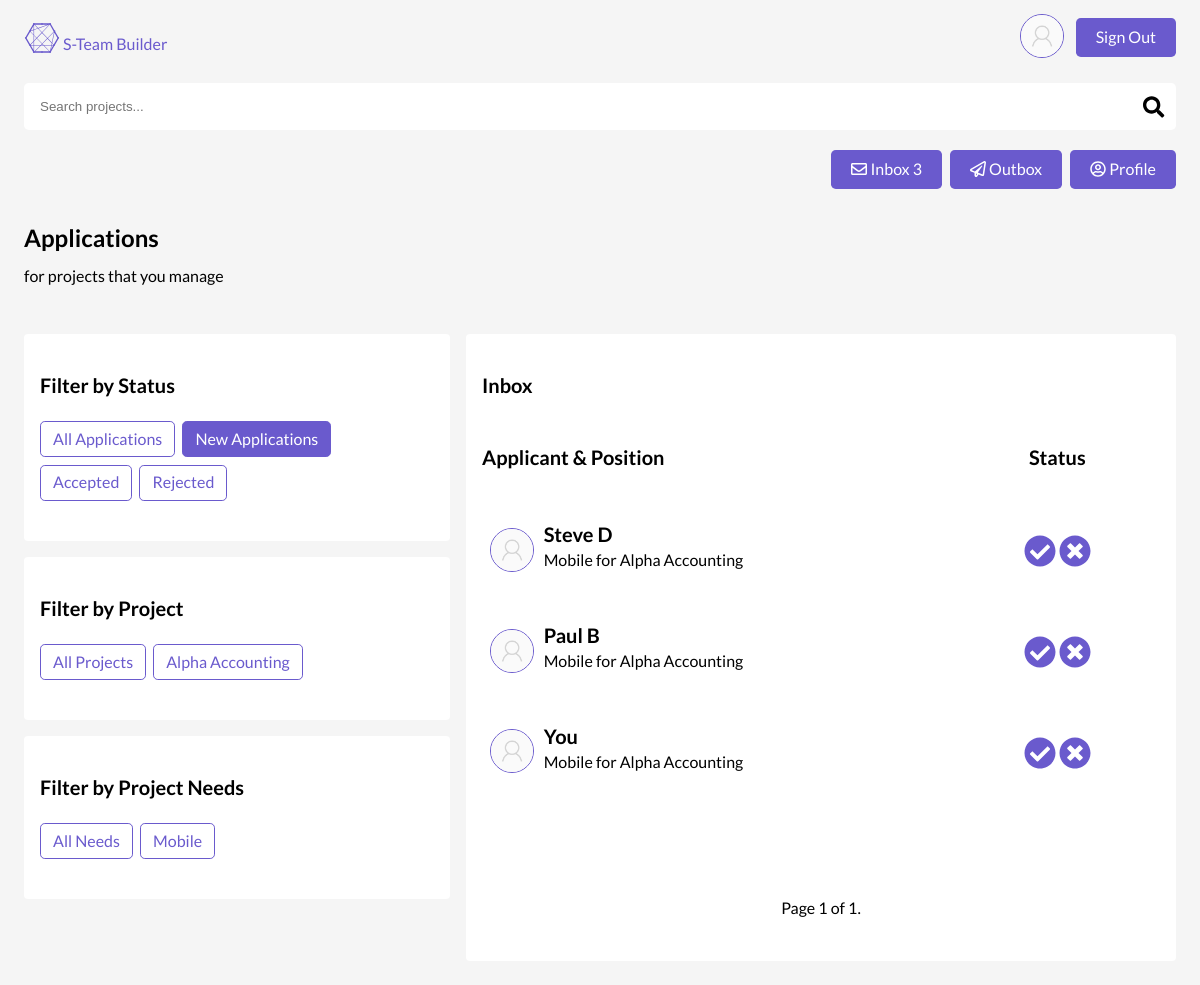
Page /projects/applications/inbox/status/u/ (signed in) on the committed database.
### accounts/models.py (models this page shows, shortened)
class User(AbstractBaseUser):
    email = models.EmailField(
        verbose_name='email address',
        max_length=255,
        unique=True,
    )
    first_name = models.CharField(max_length=255)
    last_name = models.CharField(max_length=255)
    about = models.TextField(max_length=2500)
    avatar = models.ImageField(
        default="default_avatars/blank.png",
        upload_to="avatars"
    )
    skills = models.ManyToManyField(
        "Skill", related_name="users")  # on delete issues?
    is_active = models.BooleanField(default=False)
    is_admin = models.BooleanField(default=False)
    objects = UserManager()
    USERNAME_FIELD = 'email'
    REQUIRED_FIELDS = ['first_name', ]

### projects/models.py (models this page shows, shortened)
class Project(models.Model):
    STATUS = [
        ('A', 'Open'),
        ('B', 'Closed'),
        ('C', 'Complete'),
    ]
    owner = models.ForeignKey(
        settings.AUTH_USER_MODEL,
        on_delete=models.PROTECT,
        related_name="projects"
    )
    title = models.CharField(max_length=255, unique=True)
    description = models.TextField(max_length=2000)
    time_estimate = models.IntegerField()
    applicant_requirements = models.TextField(max_length=2000)
    status = models.CharField(max_length=1, choices=STATUS)
    created = models.DateTimeField(auto_now_add=True)
    slug = models.SlugField(blank=True)
    class Meta:
        ordering = ['-created']
    def __str__(self):
        return self.title

class Position(models.Model):
    STATUS = (
        ('E', 'Empty'),
        ('F', 'Filled')
    )
    project = models.ForeignKey(Project, on_delete=models.CASCADE)
    title = models.CharField(max_length=255)
    description = models.TextField(max_length=2000)
    skills = models.ManyToManyField('accounts.Skill', related_name="positions")
    status = models.CharField(max_length=1, choices=STATUS)
    time_estimate = models.IntegerField()
    slug = models.SlugField(editable=False, blank=True)
    created = models.DateTimeField(auto_now_add=True)
    class Meta:
        ordering = ['-created']
    def __str__(self):
        return self.title

class Application(models.Model):
    STATUS = (
        ('A', 'Accepted'),
        ('R', 'Declined'),
        ('U', 'Undecided')
    )
    user = models.ForeignKey(
        settings.AUTH_USER_MODEL,
        on_delete=models.CASCADE,
        related_name="applications"
    )
    position = models.ForeignKey(
        'Position',
        on_delete=models.CASCADE,
        related_name="applications"
    )
    status = models.CharField(max_length=1, choices=STATUS)
    unread = models.NullBooleanField(blank=True, null=True)
    created = models.DateTimeField(auto_now_add=True) #auto_now_add=True
    class Meta:
        unique_together = ['user', 'position']
        ordering = ['-created']

### projects/views.py (the view)
# urls.py: path('applications/<box>/<category>/<q>/', views.ApplicationsList.as_view(), name='applications'),
class ApplicationsList(CustomLoginRequired, ListView):
    model = Application
    paginate_by = 5
    def get_queryset(self, *args, **kwargs):
        queryset = super().get_queryset(*args, **kwargs)
        queryset = queryset.filter(
            Q(position__project__owner=self.request.user) |
            Q(user=self.request.user)
        ).select_related(
            'position', 'user'
        ).distinct()
        box = self.kwargs['box']
        if box == 'inbox':
            queryset = queryset.filter(
                position__project__owner=self.request.user
            )
        elif box == 'outbox':
            queryset = queryset.filter(
                user=self.request.user
            )
        category = self.kwargs['category']
        q = self.kwargs['q']
        if q != 'all':
            if category == 'status':
                queryset = queryset.filter(
                    status__icontains=q
                )
            elif category == 'project':
                queryset = queryset.filter(
                    position__project__slug=q
                )
            elif category == 'need':
                queryset = queryset.filter(
                    position__slug=q
                )
        return queryset
    def get_context_data(self, **kwargs):
        context = super().get_context_data(**kwargs)
        context['searchform'] = SearchBarForm()
        context['q'] = self.kwargs['q']
        context['box'] = self.kwargs['box']
        context['inbox_count'] = self.get_queryset().filter(
            status='U',
            position__project__owner=self.request.user
        ).count()
        return context

### projects/forms.py
class SearchBarForm(forms.Form):
    q = forms.CharField(
        max_length=255,
        widget=forms.TextInput(
            attrs={
                'placeholder': 'Search projects...',
                'style': 'margin-bottom:0',
                'class': 'search-bar'
            },
        ))

### projects/templatetags/project_extras.py (called while the page is built)
@register.simple_tag(takes_context=True)
def select_distinct_projects(context):
    applications = context['object_list']
    projects = set()
    for application in applications:
        title = application.position.project.title
        projects.add(title)
    return list(projects)

@register.simple_tag(takes_context=True)
def select_distinct_positions(context):
    applications = context['object_list']
    positions = set()
    for application in applications:
        title = application.position.title
        positions.add(title)
    return list(positions)

### projects/views.py (called while the page is built, shortened)
    def dispatch(self, request, *args, **kwargs):
        if not request.user.is_authenticated:
            return self.handle_no_permission()
        apps = Application.objects.filter(
            user=request.user,
            unread=True,
        )
        return super().dispatch(request, *args, **kwargs)

### projects/templates/projects/application_list.html (shortened to what this page needs)
{% extends 'layout.html' %}
{% load static %}
{% load project_extras %}
{% block body %}
<div class="bounds">
  <div class="top-button-container">
    <a class="bubble-dark" {% if box == 'inbox' %}class="button selected-button" {% else %}class="button" {% endif %}
      href="{% url 'projects:applications' box='inbox' category='status' q='u' %}" id="inbox-button"><i
        class="far fa-envelope"></i> Inbox {% if inbox_count %}<span class="inbox-count"
        id="inbox-count">{{ inbox_count }}</span>{% endif %}</a>
    <a class="bubble-dark" {% if box == 'outbox' %}class="button selected-button" {% else %}class="button" {% endif %}
      href="{% url 'projects:applications' box='outbox' category='all' q='all' %}"><i class="far fa-paper-plane"></i>
      Outbox</a>
    <a class="bubble-dark" id="application-profile-button" href="{% url 'accounts:profile' pk=user.id %}"><i
        class="far fa-user-circle"></i> Profile</a>
  </div>
</div>
<div class="bounds">
    <h2 class="">Applications</h2>
    {% if box == 'inbox' %}
    <p>for projects that you manage</p>
    {% else %}
    <p>for projects you've applied to</p>
    {% endif %}
</div>
<div class="bounds">
  <div class="desktop-wrapper">
    <div class="desktop-wrapper-left">
  <div class="card">
    <h4>Filter by Status</h4>
    <ul class="ul-list">
      <li class="bubble-outline {% if q == 'all' %}selected{% endif %}"><a
          href="{% url 'projects:applications' box=box category='status' q='all' %}">All Applications</a></li>
      <li class="bubble-outline {% if q == 'u' %}selected{% endif %}"><a
          href="{% url 'projects:applications' box=box category='status' q='u' %}" id="new-applications">New
          Applications</a></li>
      <li class="bubble-outline {% if q == 'a' %}selected{% endif %}"><a
          href="{% url 'projects:applications' box=box category='status' q='a' %}">Accepted</a></li>
      <li class="bubble-outline {% if q == 'r' %}selected{% endif %}"><a
          href="{% url 'projects:applications' box=box category='status' q='r' %}">Rejected</a></li>
    </ul>
  </div>
  <div class="card">
    <h4>Filter by Project</h4>
    <ul class="ul-list">
      <li class="bubble-outline {% if q == 'all' %}selected{% endif %}"><a
          href="{% url 'projects:applications' box=box category='project' q='all' %}">All Projects</a></li>
      {% if application_list %}
      {% select_distinct_projects as titles %}
      {% for title in titles %}
      <li class="bubble-outline {% if q == title|slugify %}selected{% endif %}"><a
          href="{% url 'projects:applications' box=box category='project' q=title|slugify %}">{{ title }}</a></li>
      {% endfor %}
      {% endif %}
    </ul>
  </div>
  <div class="card">
    <h4>Filter by Project Needs</h4>
    <ul class="ul-list">
      {% select_distinct_positions as titles %}
      <li class="bubble-outline {% if q == 'all' %}selected{% endif %}"><a
          href="{% url 'projects:applications' box=box category='all' q='all' %}">All Needs</a></li>
      {% for title in titles %}
      <li class="bubble-outline {% if q == title|slugify %}selected{% endif %}"><a
          href="{% url 'projects:applications' box=box category='need' q=title|slugify %}">{{ title }}</a></li>
      {% endfor %}
    </ul>
  </div>
</div>
<div class="desktop-wrapper-right">
{% if application_list %}
  <div class="card">
    <h4>{{ box|title }}</h4>
    <div class="headers-container">
      <h4 class="title">Applicant & Position</h4>
      <h4 class="status">Status</h4>
    </div>
    {% for application in application_list %}
    <div class="application-container" id="app-id-{{ application.id }}">
      <div class="application-pic">
        <a href="{% url 'accounts:profile' pk=user.id %}">
          <img src="{{ application.user.avatar.url }}" alt="avatar" class="avatar-small"
            href="{% url 'accounts:profile' pk=user.id %}">
        </a>
      </div>
      <div class="application-info">
        <h4>{% if user == application.user %}You{% else%}
          {{ application.user.first_name}} {{ application.user.last_name }}{% endif %}
        </h4>
        <p>{{ application.position }} for {{ application.position.project }}</p>
      </div>
      <div class="application-buttons">
        {% if application.position.project.owner == user %}
        {% if application.status == 'U' %}
        <a class="button-accept-reject" app_pk="{{ application.id }}" data-url="{% url 'projects:update_app_status' %}"
          value="A"><i class="fas fa-check-circle fa-2x"></i></a>
        <a class="button-accept-reject" app_pk="{{ application.id }}" data-url="{% url 'projects:update_app_status' %}"
          value="R"><i class="fas fa-times-circle fa-2x"></i></a>
        {% else %}
        {% if application.status == 'R' %}
        <i class="far fa-frown fa-2x"></i>
        {% elif application.status == 'A' %}
        <i class="far fa-smile fa-2x"></i>
        {% endif %}
        {% endif %}
        {% endif %}
      </div>
    </div>
    {% endfor %}
    <div class="pagination">
      <span class="step-links">
        <span class="current">
          Page {{ page_obj.number }} of {{ page_obj.paginator.num_pages }}.
        </span>
      </span>
    </div>
        {% endif %}
  </div>
</div>
</div>
</div>
{% endblock %}

### templates/layout.html (shortened to what this page needs)
<!DOCTYPE html>
{% load static %}
<html lang="en">
<head>
  <link rel="stylesheet" href="{% static 'sass/css/style.css' %}">
</head>
<body>
  <header class="header">
    <div class="bounds">
      <div class="flex-h-container">
          <a class="logo" href="{% url 'projects:dashboard' category='all' q='all' %}"><i class="fab fa-connectdevelop fa-2x"></i> S-Team Builder</a>
          <div class="flex-h-container">
            {% if user.is_authenticated %}
                <a href="{% url 'accounts:profile' pk=user.id %}">
                <img src="{{ user.avatar.url }}" alt="avatar" class="avatar-small" href="{% url 'accounts:profile' pk=user.id %}">
                </a>
            {% endif %}
              <div>
                {% if user.is_authenticated %}
                    <a class="bubble-dark" href="{% url 'logout' %}">Sign Out</a>
                {% else %}
                    <a class="bubble-dark" href="{% url 'accounts:register' %}">Sign Up</a>
                    <a class="bubble-dark" href="{% url 'login' %}">Sign In</a>
                {% endif %}
              </div>
          </div>
    </div>
    </div>
  </header>
  {% if searchform %}
  <div class="bounds">
      <div class="search-bar">
          <form method="GET" action={% url 'projects:searchbar' %} id="search-bar">
              {{ searchform.q }}
              <button type="submit">
              <i class="fas fa-search fa-lg"></i>
              </button>
          </form>
        </div>
    </div>
  {% endif %}
{% block body %}
{% endblock %}
</body>
</html>

### assets/sass/css/style.css (style rules this page uses)
* { box-sizing: border-box; }
.ul-list { list-style: none; padding: 0; }
.ul-list li { display: inline-block; }
.bounds { padding: 0.5rem 1.5rem; height: 100%; max-width: 1280px; margin: 0 auto; }
.flex-h-container { display: flex; height: 100%; justify-content: space-between; align-items: center; }
.flex-h-container .bubble-dark:last-of-type { margin-right: 0; }
.top-button-container { display: flex; justify-content: flex-end; align-items: center; }
.top-button-container .bubble-dark:last-of-type { margin-right: 0; }
@media (min-width: 1024px) { .desktop-wrapper { display: flex; } }
@media (min-width: 1024px) { .desktop-wrapper .desktop-wrapper-left { flex: 1.5; display: flex; flex-direction: column; margin-right: 0.5rem; } }
@media (min-width: 1024px) { .desktop-wrapper .desktop-wrapper-right { flex: 2.5; display: flex; flex-direction: column; margin-left: 0.5rem; } }
button { margin: 0em; font: "Lato"; padding: 0; border-width: 0; border-style: none; border-color: none; border-image: none; line-height: unset; font-size: unset; }
input[type=text] { background-color: white; border: none; padding: 1rem; border-radius: 0.3rem; }
a { margin: 0; padding: 0; text-decoration: none; color: slateblue; }
a.bubble-dark { color: white; }
header { width: 100%; height: 75px; }
body { background-color: whitesmoke; font-family: "Lato", sans-serif; margin: 0; padding: 0; line-height: 18.4px; }
h2 { display: block; font-size: 1.5em; margin-block-start: 0.83em; margin-block-end: 0.83em; margin-inline-start: 0px; margin-inline-end: 0px; font-weight: bold; }
h4 { font-size: 1.25rem; }
.card { background-color: white; width: 100%; border-radius: 0.25rem; border: none; padding: 1rem; margin-top: 1rem; }
.card:last-child { margin-bottom: 1rem; }
.button-accept-reject { cursor: pointer; }
.bubble-dark { display: inline-block; padding: 0.65rem 1.25rem; background-color: slateblue; border-radius: 0.3rem; margin: 0.25rem; color: white; cursor: pointer; }
.bubble-outline { padding: 0.4rem 0.75rem; background-color: none; border-radius: 0.3rem; border: solid 1px slateblue; margin: 0 0.25rem 0.5rem 0; line-height: 1.3rem; cursor: pointer; }
.bubble-outline.selected { background-color: slateblue; }
.bubble-outline.selected a { color: white; }
.application-container { display: flex; align-items: center; margin: 1rem 0; padding: 1rem 0; }
.application-container .application-pic { flex: 0.3; }
.application-container .application-info { flex: 2; }
.application-container .application-info h4 { margin: 0; }
.application-container .application-info p { margin: 0.5rem 0; }
.application-container .application-buttons { flex: 1; text-align: center; color: slateblue; }
.headers-container { display: flex; }
.headers-container .title { flex: 2.3; }
.headers-container .status { flex: 1; text-align: center; }
.search-bar { width: 100%; position: relative; }
.search-bar button { position: absolute; right: 0.75rem; top: 50%; transform: translateY(-50%); background: none; border: none; }
.avatar-small { height: 2.75rem; border-radius: 50%; margin: 0 0.5rem; border: solid 1px slateblue; }
.pagination { display: flex; justify-content: center; align-items: center; width: 100%; height: 75px; text-align: center; margin-top: 75px; }

### rows in the picture
User: avatar (placeholder picture)
Project: titles "Alpha Accounting"
Position: titles "Mobile"
Application: user.avatar (placeholder picture), user.first_name "Steve", user.last_name "D", position "Mobile", position.project "Alpha Accounting"
Application: user.avatar (placeholder picture), user.first_name "Paul", user.last_name "B", position "Mobile", position.project "Alpha Accounting"
Application: user.avatar (placeholder picture), shows "You", position "Mobile", position.project "Alpha Accounting"

### other values in the picture
{{ inbox_count }} "3"
{{ box|title }} "Inbox"
{{ page_obj.number }} "1"
{{ page_obj.paginator.num_pages }} "1"
